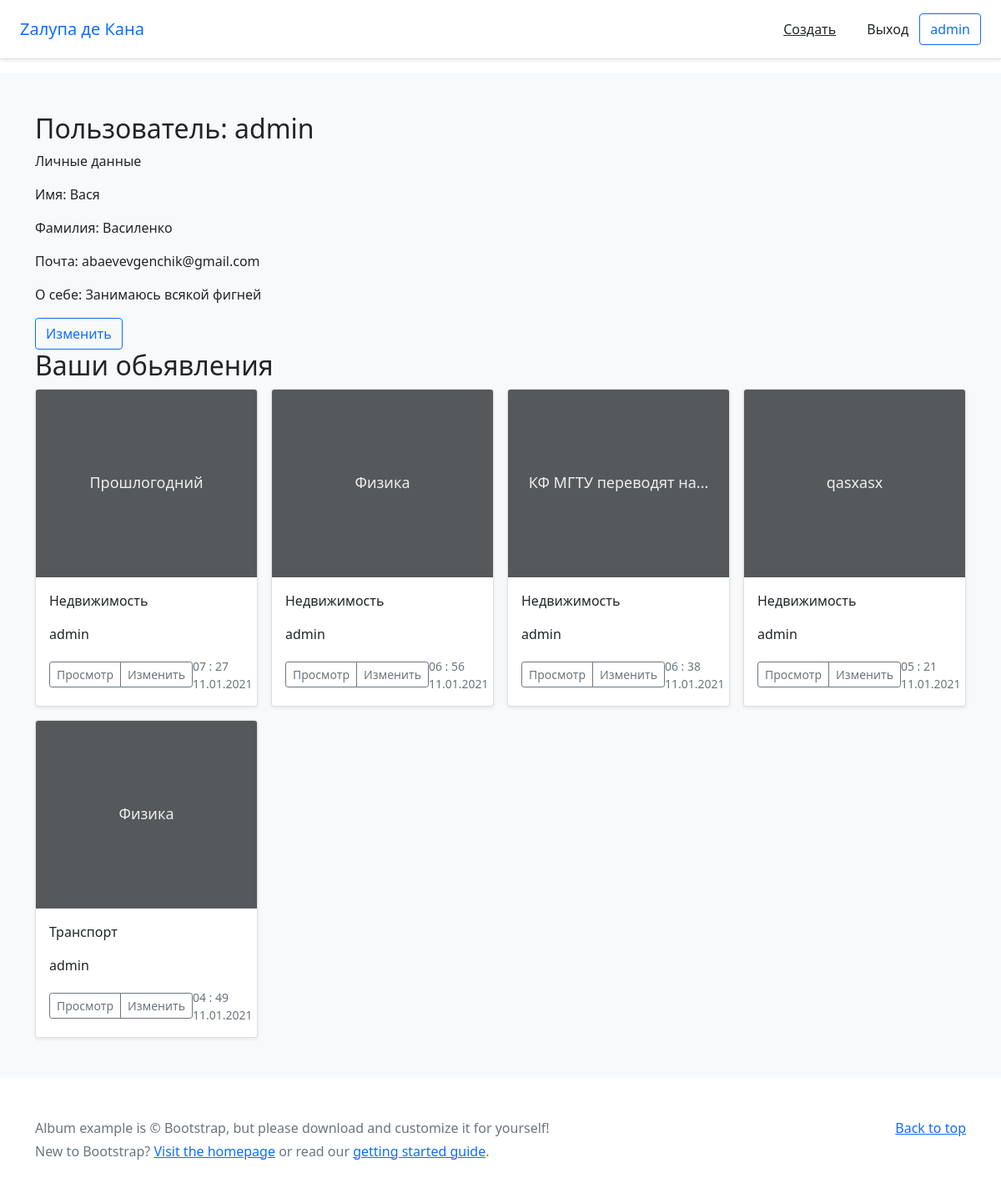
Page /bboard/my_posts/ (signed in) on the committed database.
### bboard/models.py (models this page shows, shortened)
class Profile(models.Model):
    user = models.OneToOneField(User, on_delete=models.CASCADE, null=True, verbose_name="Пользователь")
    first_name = models.CharField(max_length=20, db_index=True, verbose_name="Имя", null=True)
    last_name = models.CharField(max_length=20, db_index=True, verbose_name="Фамилия", null=True)
    email = models.EmailField(db_index=True, verbose_name="Email", null=True)
    about = models.TextField(db_index=True, null=True, blank=True, verbose_name="О себе")
    class Meta:
        verbose_name = "Пользователь"
        verbose_name_plural = "Пользователи"

class Bb(models.Model):
    title = models.CharField(max_length=50, verbose_name="Товар")
    content = models.TextField(null=True, blank=True, verbose_name="Описание")
    rubric = models.ForeignKey('Rubric', null=True, on_delete=models.PROTECT, verbose_name="Рубрика")
    price = models.FloatField(null=True, blank=True, verbose_name="Цена")
    published = models.DateTimeField(auto_now_add=True, db_index=True, verbose_name="Опубликовано")
    user = models.ForeignKey(User, on_delete=models.CASCADE, null=True, default=User, verbose_name="Пользователь")
    class Meta:
        verbose_name = "Обьявление"
        verbose_name_plural = "Обьявления"
        ordering = ['-published']

class Rubric(models.Model):
    name = models.CharField(max_length=20, db_index=True, verbose_name="Название")
    class Meta:
        verbose_name = "Рубрика"
        verbose_name_plural = "Рубрики"
        ordering = ['name']

### bboard/views.py (the view)
# urls.py: path('my_posts/', my_posts, name='my_posts'),
@login_required
def my_posts(request):
    bbs = Bb.objects.filter(user=request.user)
    profile = Profile.objects.filter(user=request.user)
    count_post_by_rubric = Rubric.objects.annotate(Count('bb'))
    min_price_by_rubric = Rubric.objects.annotate(min=Min('bb__price'))  # минимальная цена
    context = {'bbs': bbs, 'minpbr': min_price_by_rubric, 'cpbr': count_post_by_rubric, 'profile': profile}
    return render(request, 'bboard/my_posts.html', context)

### templates/bboard/my_posts.html
{% extends 'base.html' %}
{% block content %}
    {% for prof in profile %}
        <h2>Пользователь: {{ prof.user }}</h2>
        <p>Личные данные</p>
        <p>Имя: {{ prof.first_name }}</p>
        <p>Фамилия: {{ prof.last_name }}</p>
        <p>Почта: {{ prof.email }}</p>
        <p>О себе: {{ prof.about }}</p>
    {% endfor %}
    <a class="btn btn-outline-primary" href="{% url 'update_profile' %}">Изменить</a>
    <h2>Ваши обьявления</h2>
    <div class="row row-cols-1 row-cols-sm-2 row-cols-md-4 g-3">
        {% for bb in bbs %}
            <div class="col">
                <div class="card shadow-sm">
                    <svg class="bd-placeholder-img card-img-top" width="100%" height="225"
                         xmlns="http://www.w3.org/2000/svg" role="img" aria-label="Placeholder: Thumbnail"
                         preserveAspectRatio="xMidYMid slice" focusable="false"><title>Placeholder</title>
                        <rect width="100%" height="100%" fill="#55595c"></rect>
                        <text x="50%" y="50%" fill="#eceeef" dy=".3em">{{ bb.title }}</text>
                    </svg>
                    <div class="card-body">
                        <p class="card-text">{{ bb.rubric.name }}</p>
                        <p class="card-text">{{ bb.user }}</p>
                        <div class="d-flex justify-content-between align-items-center">
                            <div class="btn-group">
                                <a class="btn btn-sm btn-outline-secondary" href="{% url 'detail' bb.pk %}">Просмотр</a>
                                {% if user == bb.user %}
                                    <a class="btn btn-sm btn-outline-secondary"
                                       href="{% url 'edit' bb.pk %}">Изменить</a>
                                {% endif %}
                            </div>
                            <small class="text-muted">{{ bb.published|date:"H : i" }}
                                <br>{{ bb.published|date:"d.m.Y" }}
                            </small>
                        </div>
                    </div>
                </div>
            </div>
        {% endfor %}
    </div>
{% endblock %}

### templates/base.html (shortened to what this page needs)
<html lang="en">
<head>
    <link href="/docs/5.0/dist/css/bootstrap.min.css" rel="stylesheet"
>
    <link href="https://cdn.jsdelivr.net/npm/bootstrap@5.0.0-beta1/dist/css/bootstrap.min.css" rel="stylesheet"
>
</head>
<body>
<header class="d-flex flex-column flex-md-row align-items-center p-3 px-md-4 mb-3 bg-white border-bottom shadow-sm">
    <a class="h5 my-0 me-md-auto fw-normal" href="{% url 'index' %}" style="text-decoration: None">Zaлупа де Кана</a>
    <nav class="my-2 my-md-0 me-md-3">
        {% if user.is_authenticated %}
            <a class="p-2 text-dark" href="{% url 'add' %}">Создать</a>
        {% endif %}
    </nav>
    {% if user.is_authenticated %}
        <a class="btn" href="{% url 'logout' %}">Выход</a>
        <a class="btn btn-outline-primary" href="{% url 'my_posts' %}">{{ user.username }}</a>
    {% else %}
        <a class="btn" href="{% url 'login' %}">Вход</a>
        <a class="btn btn-outline-primary" href="{% url 'signup' %}">Регистрация</a>
    {% endif %}
</header>
<main>
    <div class="album py-5 bg-light content">
        <div class="container">
            {% block content %}
            {% endblock %}
        </div>
    </div>
</main>
<footer class="text-muted py-5">
    <div class="container">
        <p class="float-end mb-1">
            <a href="#">Back to top</a>
        </p>
        <p class="mb-1">Album example is © Bootstrap, but please download and customize it for yourself!</p>
        <p class="mb-0">New to Bootstrap? <a href="/">Visit the homepage</a> or read our <a
                href="/docs/5.0/getting-started/introduction/">getting started guide</a>.</p>
    </div>
</footer>
</body>
</html>

### templates/base.html (style rules this page uses)
.bd-placeholder-img { font-size: 1.125rem; text-anchor: middle; -webkit-user-select: none; -moz-user-select: none; user-select: none; }

### rows in the picture
Profile: user "admin", first_name "Вася", last_name "Василенко", email "abaevevgenchik@gmail.com", about "Занимаюсь всякой фигней"
Bb: title "Прошлогодний", rubric.name "Недвижимость", user "admin", shows "Изменить", published "07 : 27", published "11.01.2021"
Bb: title "Физика", rubric.name "Недвижимость", user "admin", shows "Изменить", published "06 : 56", published "11.01.2021"
Bb: title "КФ МГТУ переводят на...", rubric.name "Недвижимость", user "admin", shows "Изменить", published "06 : 38", published "11.01.2021"
Bb: title "qasxasx", rubric.name "Недвижимость", user "admin", shows "Изменить", published "05 : 21", published "11.01.2021"
Bb: title "Физика", rubric.name "Транспорт", user "admin", shows "Изменить", published "04 : 49", published "11.01.2021"

### other values in the picture
{{ user.username }} "admin"
